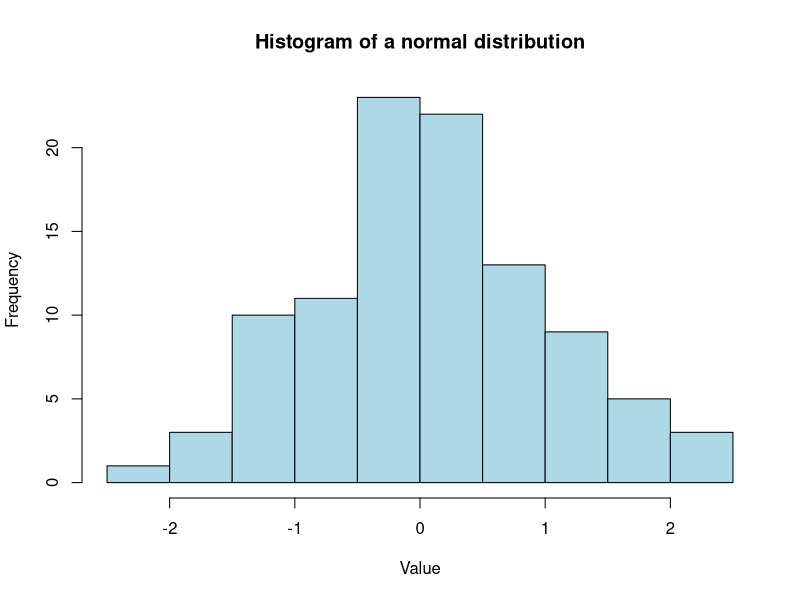

Here is the R script that generated this plot:
# set seed
set.seed(123)

# create a normal distribution
rnorm(100, mean = 0, sd = 1) -> x

# plot the histogram
hist(x, col = "lightblue", main = "Histogram of a normal distribution", xlab = "Value", ylab = "Frequency")



